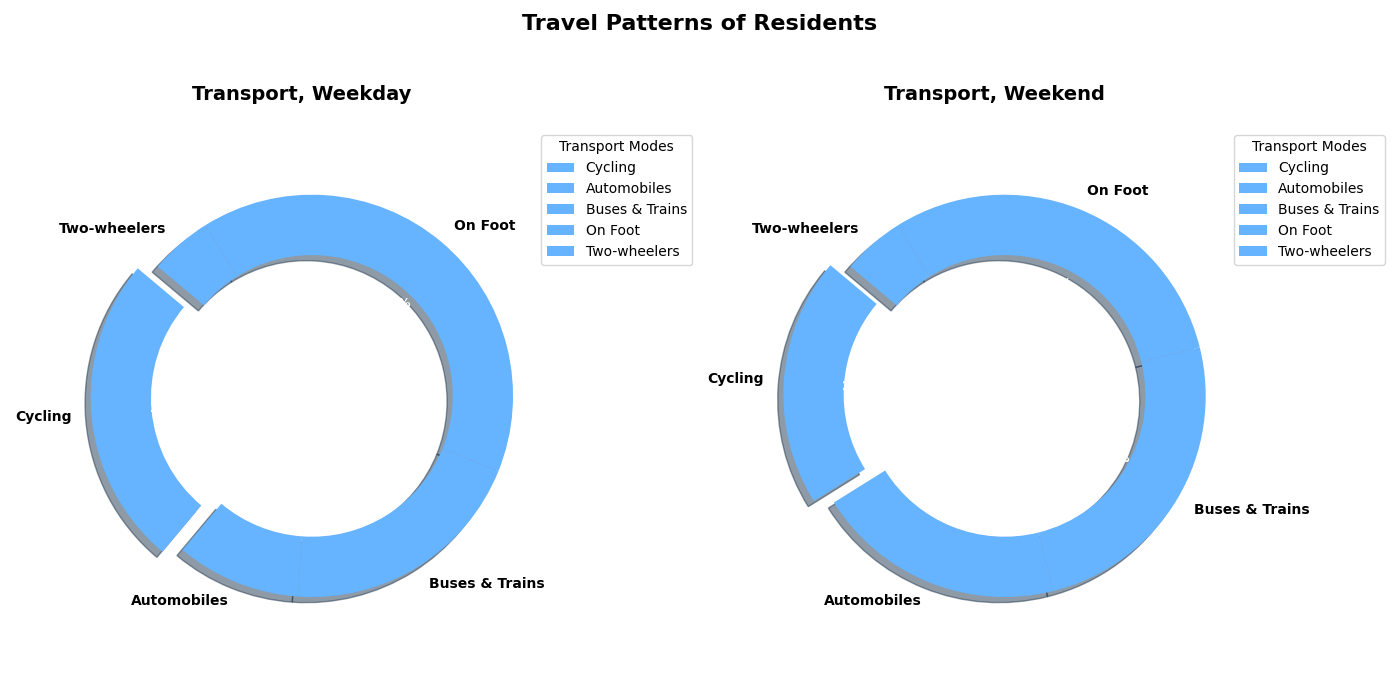

Python code for this plot:
import matplotlib.pyplot as plt

modes_of_transport = ['Cycling', 'Automobiles', 'Buses & Trains', 'On Foot', 'Two-wheelers']
weekday_usage = [25, 10, 20, 40, 5]
weekend_usage = [20, 20, 25, 30, 5]

single_color = '#66b3ff'
explode = (0.1, 0, 0, 0, 0)

fig, (ax1, ax2) = plt.subplots(1, 2, figsize=(14, 7))

# Donut pie chart for weekday usage
wedges1, texts1, autotexts1 = ax1.pie(
    weekday_usage,
    labels=modes_of_transport,
    autopct='%1.1f%%',
    startangle=140,
    colors=[single_color] * len(modes_of_transport),
    explode=explode,
    shadow=True,
    wedgeprops=dict(width=0.3)  # Setting width for donut effect
)
plt.setp(texts1, size=10, weight='bold')
plt.setp(autotexts1, size=9, weight='bold', color='white')
ax1.set_title("Transport, Weekday", fontsize=14, fontweight='bold', pad=20)
ax1.axis('equal')
ax1.legend(wedges1, modes_of_transport, title="Transport Modes", loc="upper left", bbox_to_anchor=(1, 0, 0.5, 1))

# Donut pie chart for weekend usage
wedges2, texts2, autotexts2 = ax2.pie(
    weekend_usage,
    labels=modes_of_transport,
    autopct='%1.1f%%',
    startangle=140,
    colors=[single_color] * len(modes_of_transport),
    explode=explode,
    shadow=True,
    wedgeprops=dict(width=0.3)  # Setting width for donut effect
)
plt.setp(texts2, size=10, weight='bold')
plt.setp(autotexts2, size=9, weight='bold', color='white')
ax2.set_title("Transport, Weekend", fontsize=14, fontweight='bold', pad=20)
ax2.axis('equal')
ax2.legend(wedges2, modes_of_transport, title="Transport Modes", loc="upper left", bbox_to_anchor=(1, 0, 0.5, 1))

fig.suptitle("Travel Patterns of Residents", fontsize=16, fontweight='bold')
plt.tight_layout(rect=[0, 0.03, 1, 0.95])

plt.show()
